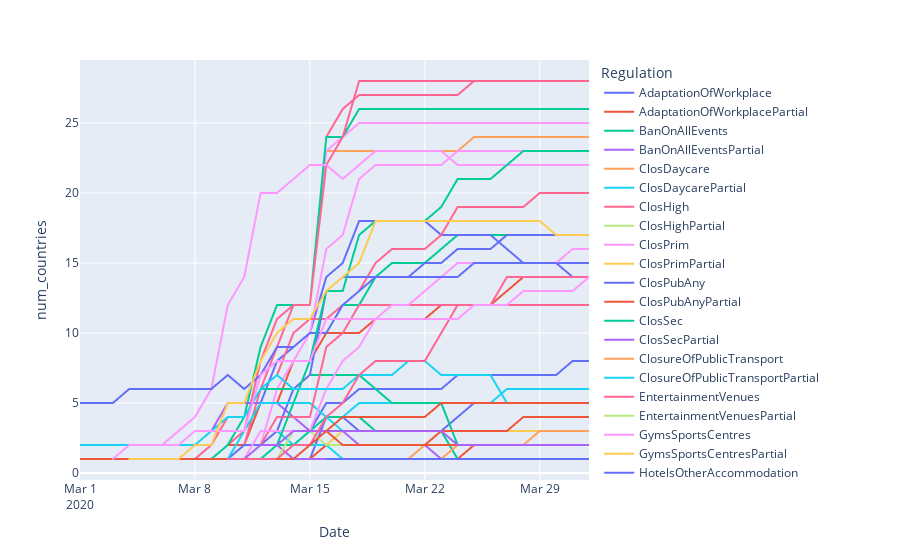

Notebook code cell kept with this figure:
### Code cell
import plotly.express as px

fig = px.line(march_reg_df, x="Date", y="num_countries", color='Regulation')
fig.show()
